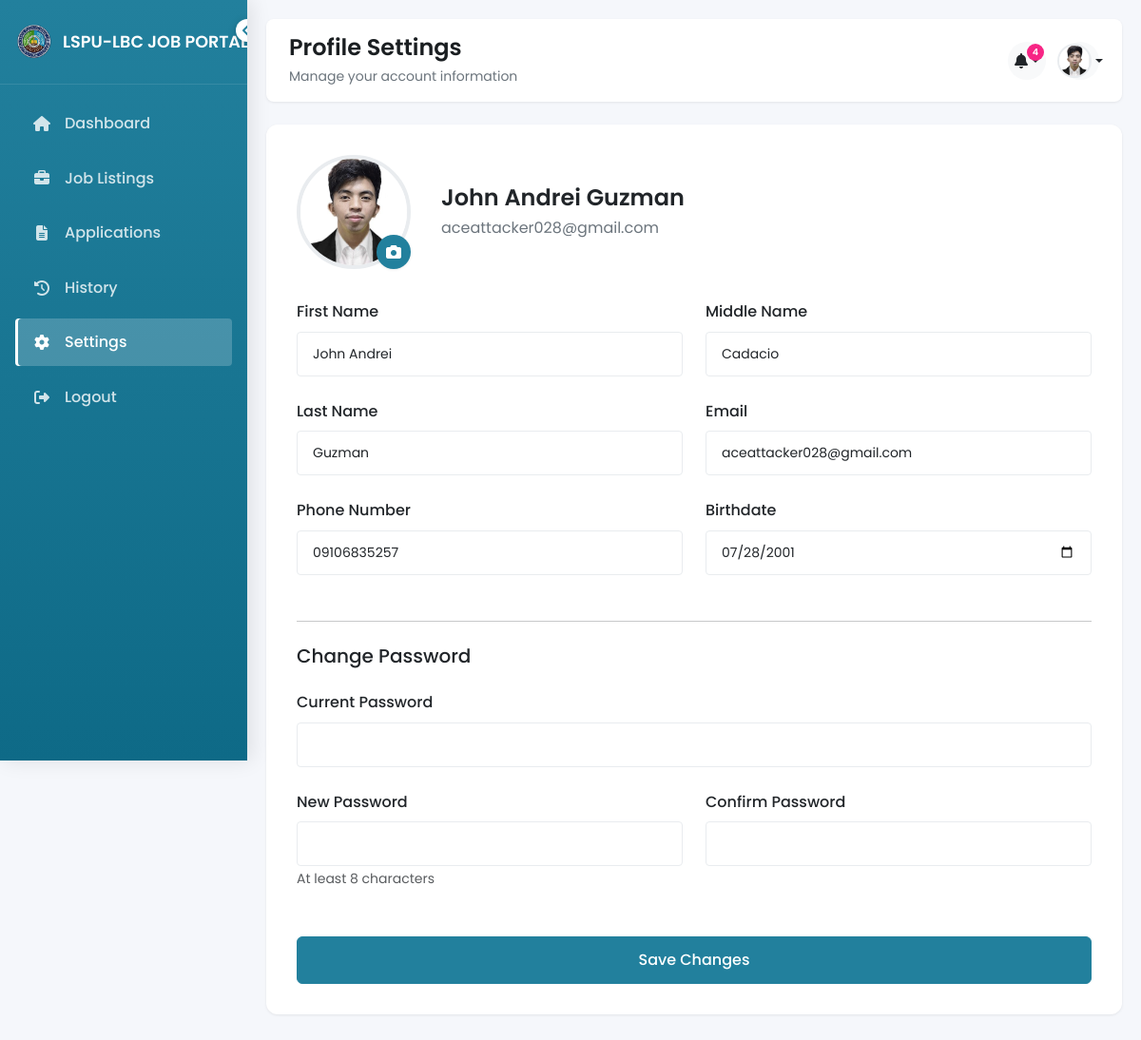
The app's page /settings.php (signed in) with its own data.
### tables this page shows
CREATE TABLE `users` (
  `user_id` int(11) NOT NULL,
  `first_name` varchar(50) NOT NULL,
  `middle_name` varchar(50) DEFAULT NULL,
  `last_name` varchar(50) NOT NULL,
  `email` varchar(100) NOT NULL,
  `birthdate` date DEFAULT NULL,
  `phone` varchar(20) DEFAULT NULL,
  `username` varchar(50) DEFAULT NULL,
  `password` varchar(255) DEFAULT NULL,
  `profile_pic` varchar(255) DEFAULT NULL,
  `reset_token` varchar(255) DEFAULT NULL,
  `token_expiry` datetime DEFAULT NULL,
  `reset_expires` datetime DEFAULT NULL,
  `role` enum('applicant','admin','superadmin') NOT NULL DEFAULT 'applicant',
  `is_active` tinyint(1) NOT NULL DEFAULT 1,
  `last_login` datetime DEFAULT NULL,
  `created_at` timestamp NOT NULL DEFAULT current_timestamp(),
  `updated_at` timestamp NOT NULL DEFAULT current_timestamp() ON UPDATE current_timestamp(),
  `email_verified` tinyint(1) DEFAULT 0,
  `verification_token` varchar(255) DEFAULT NULL,
  `verification_expires` datetime DEFAULT NULL
);

### settings.php (the view, shortened to what this page needs)
<?php
$host = 'localhost';
$db = 'appjobsystem';
$userDb = 'root';
$pass = '';
$conn = new mysqli($host, $userDb, $pass, $db);
$errors = [];
$user_id = $_SESSION['user_id'];
$stmt = $conn->prepare("SELECT user_id, first_name, middle_name, last_name, email, phone, birthdate, profile_pic FROM users WHERE user_id = ?");
$stmt->bind_param("i", $user_id);
$stmt->execute();
$result = $stmt->get_result();
$user = $result->fetch_assoc();
$statusMessages = [
    'Pending' => 'Your application is pending review',
    'Applied' => 'Your application has been received',
    'Under Review' => 'Your application is under review',
    'Interview Scheduled' => 'Interview scheduled on %s',
    'Under Interviews' => 'Your application is under interviews',
    'Interviewed' => 'Interview completed - awaiting decision',
    'Hired' => 'Congratulations! You have been hired!',
    'Not Selected' => 'Application status: Not selected',
    'New Job' => 'New job offers available: %s'
];
$stmt = $conn->prepare("SELECT status, interview_date, submitted_at, position_id FROM applications WHERE user_id = ? ORDER BY submitted_at DESC");
$stmt->bind_param("i", $user_id);
$stmt->execute();
$result = $stmt->get_result();
$notifications = [];
while ($row = $result->fetch_assoc()) {
    $pos_stmt = $conn->prepare("SELECT title FROM job_positions WHERE position_id = ?");
    $pos_stmt->bind_param("i", $row['position_id']);
    $pos_stmt->execute();
    $pos_result = $pos_stmt->get_result();
    $position = $pos_result->fetch_assoc()['title'] ?? 'Unknown Position';
    $icon = 'file-alt';
    $time = date('M j, Y', strtotime($row['submitted_at']));
    $status = $row['status'];
    switch ($status) {
        case 'Under Review':
            $icon = 'search';
            break;
        case 'Not Selected':
            $icon = 'times-circle';
            break;
    }
    if (!isset($message)) {
        $message = $statusMessages[$status] ?? "Application status: $status";
    }
    $notifications[] = [
        'icon' => $icon,
        'message' => $message . " - " . $position,
        'time' => $time,
        'unread' => !isset($_SESSION['notifications_read'])
    ];
}
$unreadCount = array_reduce($notifications, function($carry, $item) {
    return $carry + (isset($item['unread']) && $item['unread'] ? 1 : 0);
}, 0);
$defaultProfilePic = 'uploads/profile_pics/default.jpg';
$profilePicPath = !empty($user['profile_pic']) ? 'uploads/profile_pics/' . $user['profile_pic'] : $defaultProfilePic;
$hasProfilePic = file_exists($profilePicPath);
?>
<!DOCTYPE html>
<html lang="en">
<head>
  <link href="https://cdn.jsdelivr.net/npm/bootstrap@5.3.0-alpha1/dist/css/bootstrap.min.css" rel="stylesheet">
  <link rel="stylesheet" href="https://cdnjs.cloudflare.com/ajax/libs/font-awesome/6.4.0/css/all.min.css">
  <link rel="stylesheet" href="https://cdnjs.cloudflare.com/ajax/libs/animate.css/4.1.1/animate.min.css">
  <link href="https://unpkg.com/aos@2.3.1/dist/aos.css" rel="stylesheet">
  <link rel="stylesheet" href="assets/css/applicants/settings.css">
</head>
<body>
  <?php include 'sidebar.php'; ?>
  <div class="main-content">
    <div class="topbar animate-slide-up">
      <div class="topbar-title">
        <h1>Profile Settings</h1>
        <p>Manage your account information</p>
      </div>
      <div class="topbar-actions">
        <div class="dropdown">
          <button class="notification-btn dropdown-toggle" type="button" id="notificationDropdown" data-bs-toggle="dropdown" aria-expanded="false">
            <i class="fas fa-bell"></i>
            <?php if ($unreadCount > 0): ?>
              <span class="notification-badge"><?= $unreadCount ?></span>
            <?php endif; ?>
          </button>
        </div>
        <div class="dropdown">
          <button class="profile-btn dropdown-toggle" type="button" id="profileDropdown" data-bs-toggle="dropdown" aria-expanded="false">
            <?php if ($hasProfilePic): ?>
              <img src="<?= htmlspecialchars($profilePicPath) ?>" class="profile-img" alt="Profile">
            <?php else: ?>
              <i class="fas fa-user-circle fs-5"></i>
            <?php endif; ?>
          </button>
        </div>
      </div>
    </div>
    <div class="settings-container animate-slide-up delay-1">
      <div class="profile-section">
        <div class="profile-pic-container">
          <img src="<?= $hasProfilePic ? htmlspecialchars($profilePicPath) : $defaultProfilePic ?>" class="profile-pic" alt="Profile Picture" id="profilePicPreview">
          <label for="profile_pic" class="profile-pic-upload">
            <i class="fas fa-camera"></i>
          </label>
        </div>
        <div class="profile-info">
          <h3><?= htmlspecialchars($user['first_name'] . ' ' . $user['last_name']) ?></h3>
          <p><?= htmlspecialchars($user['email']) ?></p>
        </div>
      </div>
      <form method="POST" enctype="multipart/form-data">
        <div class="row">
          <div class="col-md-6">
            <div class="form-group">
              <label for="first_name" class="form-label">First Name</label>
              <input type="text" id="first_name" name="first_name" class="form-control <?= isset($errors['first_name']) ? 'is-invalid' : '' ?>"
                     value="<?= htmlspecialchars($user['first_name']) ?>" required>
            </div>
          </div>
          <div class="col-md-6">
            <div class="form-group">
              <label for="middle_name" class="form-label">Middle Name</label>
              <input type="text" id="middle_name" name="middle_name" class="form-control"
                     value="<?= htmlspecialchars($user['middle_name'] ?? '') ?>">
            </div>
          </div>
        </div>
        <div class="row">
          <div class="col-md-6">
            <div class="form-group">
              <label for="last_name" class="form-label">Last Name</label>
              <input type="text" id="last_name" name="last_name" class="form-control <?= isset($errors['last_name']) ? 'is-invalid' : '' ?>"
                     value="<?= htmlspecialchars($user['last_name']) ?>" required>
            </div>
          </div>
          <div class="col-md-6">
            <div class="form-group">
              <label for="email" class="form-label">Email</label>
              <input type="email" id="email" name="email" class="form-control <?= isset($errors['email']) ? 'is-invalid' : '' ?>"
                     value="<?= htmlspecialchars($user['email']) ?>" required>
            </div>
          </div>
        </div>
        <div class="row">
          <div class="col-md-6">
            <div class="form-group">
              <label for="phone" class="form-label">Phone Number</label>
              <input type="tel" id="phone" name="phone" class="form-control"
                     value="<?= htmlspecialchars($user['phone'] ?? '') ?>">
            </div>
          </div>
          <div class="col-md-6">
            <div class="form-group">
              <label for="birthdate" class="form-label">Birthdate</label>
              <input type="date" id="birthdate" name="birthdate" class="form-control"
                     value="<?= htmlspecialchars($user['birthdate'] ?? '') ?>">
            </div>
          </div>
        </div>
        <hr class="my-4">
        <h5 class="mb-4">Change Password</h5>
        <div class="form-group password-toggle">
          <label for="current_password" class="form-label">Current Password</label>
          <input type="password" id="current_password" name="current_password"
                 class="form-control <?= isset($errors['current_password']) ? 'is-invalid' : '' ?>">
        </div>
        <div class="row">
          <div class="col-md-6">
            <div class="form-group password-toggle">
              <label for="new_password" class="form-label">New Password</label>
              <input type="password" id="new_password" name="new_password"
                     class="form-control <?= isset($errors['new_password']) ? 'is-invalid' : '' ?>">
              <small class="text-muted">At least 8 characters</small>
            </div>
          </div>
          <div class="col-md-6">
            <div class="form-group password-toggle">
              <label for="confirm_password" class="form-label">Confirm Password</label>
              <input type="password" id="confirm_password" name="confirm_password"
                     class="form-control <?= isset($errors['confirm_password']) ? 'is-invalid' : '' ?>">
            </div>
          </div>
        </div>
        <button type="submit" class="btn btn-primary btn-block mt-4">Save Changes</button>
      </form>
    </div>
  </div>
</body>
</html>

### assets/css/applicants/settings.css (style rules this page uses)
:root { --primary: #22809d; --primary-light: #e1f0f5; --primary-lighter: #f0f8fa; --secondary: #0E6A87; --success: #4cc9f0; --success-dark: #38b6db; --warning: #f8961e; --danger: #f72585; --dark: #212529; --darker: #1a1e21; --light: #f8f9fa; --lighter: #fbfcfd; --gray: #6c757d; --gray-light: #e9ecef; --gray-lighter: #f1f3f5; --white: #ffffff; --shadow-sm: 0 1px 3px rgba(0,0,0,0.08); --shadow-md: 0 4px 6px rgba(0,0,0,0.1); --shadow-lg: 0 10px 15px rgba(0,0,0,0.1); --radius-sm: 0.25rem; --radius-md: 0.5rem; --radius-lg: 0.75rem; --transition: all 0.3s ease; --sidebar-width: 260px; --sidebar-collapsed-width: 80px; --sidebar-transition: all 0.4s cubic-bezier(0.4, 0, 0.2, 1); }
body { font-family: 'Poppins', sans-serif; background-color: #f5f7fb; color: var(--dark); line-height: 1.6; overflow-x: hidden; }
.main-content { margin-left: var(--sidebar-width); min-height: 100vh; transition: var(--sidebar-transition); padding: 20px; }
.topbar { background: white; padding: 1rem 1.5rem; border-radius: var(--radius-md); box-shadow: var(--shadow-sm); margin-bottom: 1.5rem; display: flex; justify-content: space-between; align-items: center; position: sticky; top: 0; z-index: 100; }
.topbar-title h1 { font-size: 1.5rem; font-weight: 600; margin-bottom: 0.25rem; color: var(--darker); }
.topbar-title p { font-size: 0.875rem; color: var(--gray); margin-bottom: 0; }
.topbar-actions { display: flex; align-items: center; gap: 1rem; }
.notification-btn, .profile-btn { position: relative; width: 40px; height: 40px; display: flex; align-items: center; justify-content: center; border-radius: 50%; background: var(--light); color: var(--dark); border: none; transition: var(--transition); }
.notification-badge { position: absolute; top: 2px; right: 2px; background: var(--danger); color: white; border-radius: 50%; width: 18px; height: 18px; display: flex; align-items: center; justify-content: center; font-size: 0.6rem; font-weight: 600; }
.profile-img { width: 36px; height: 36px; border-radius: 50%; object-fit: cover; border: 2px solid var(--gray-light); transition: var(--transition); }
.settings-container { background: white; border-radius: var(--radius-lg); padding: 2rem; box-shadow: var(--shadow-sm); margin-bottom: 1.5rem; transition: var(--transition); }
.profile-section { display: flex; align-items: center; gap: 2rem; margin-bottom: 2rem; }
.profile-pic-container { position: relative; width: 120px; height: 120px; }
.profile-pic { width: 100%; height: 100%; border-radius: 50%; object-fit: cover; border: 4px solid var(--gray-light); transition: var(--transition); }
.profile-pic-upload { position: absolute; bottom: 0; right: 0; width: 36px; height: 36px; background: var(--primary); color: white; border-radius: 50%; display: flex; align-items: center; justify-content: center; cursor: pointer; box-shadow: var(--shadow-sm); transition: var(--transition); }
.profile-info h3 { font-size: 1.5rem; font-weight: 600; margin-bottom: 0.25rem; }
.profile-info p { color: var(--gray); margin-bottom: 0; }
.form-group { margin-bottom: 1.5rem; }
.form-label { display: block; margin-bottom: 0.5rem; font-weight: 500; color: var(--dark); }
.form-control { width: 100%; padding: 0.75rem 1rem; border: 1px solid var(--gray-light); border-radius: var(--radius-sm); font-size: 0.875rem; transition: var(--transition); }
.password-toggle { position: relative; }
.btn-primary { background-color: var(--primary); border-color: var(--primary); padding: 0.75rem 1.5rem; font-weight: 500; transition: var(--transition); }
.btn-block { display: block; width: 100%; }
.animate-slide-up { animation: fadeInUp 0.6s ease forwards; }
.delay-1 { animation-delay: 0.1s; }

### records on screen
users: profile_pic (picture), first_name+last_name "John Andrei Guzman", email "aceattacker028@gmail.com", first_name "John Andrei", middle_name "Cadacio", last_name "Guzman", phone "09106835257", birthdate "07/28/2001"

### other values on screen
$unreadCount "4"
